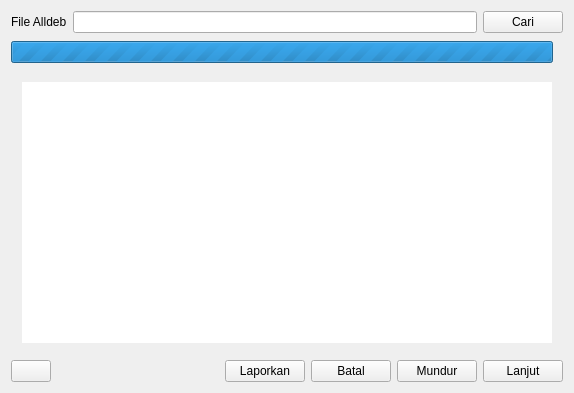
<?xml version="1.0" encoding="UTF-8"?>
<ui version="4.0">
 <class>Dialog</class>
 <widget class="QDialog" name="Dialog">
  <property name="geometry">
   <rect>
    <x>0</x>
    <y>0</y>
    <width>574</width>
    <height>393</height>
   </rect>
  </property>
  <property name="windowTitle">
   <string>AllDebInstaller</string>
  </property>
  <property name="windowIcon">
   <iconset resource="../assets/icon.qrc">
    <normaloff>:/icon.svg</normaloff>:/icon.svg</iconset>
  </property>
  <layout class="QGridLayout" name="gridLayout">
   <item row="1" column="0">
    <layout class="QHBoxLayout" name="horizontalLayout_4">
     <item>
      <widget class="QProgressBar" name="progressBar">
       <property name="maximum">
        <number>0</number>
       </property>
       <property name="textVisible">
        <bool>false</bool>
       </property>
      </widget>
     </item>
     <item>
      <spacer name="verticalSpacer">
       <property name="orientation">
        <enum>Qt::Vertical</enum>
       </property>
       <property name="sizeType">
        <enum>QSizePolicy::Fixed</enum>
       </property>
       <property name="sizeHint" stdset="0">
        <size>
         <width>10</width>
         <height>26</height>
        </size>
       </property>
      </spacer>
     </item>
    </layout>
   </item>
   <item row="2" column="0">
    <widget class="QStackedWidget" name="stackedWidget">
     <property name="currentIndex">
      <number>0</number>
     </property>
     <widget class="QWidget" name="page">
      <layout class="QGridLayout" name="gridLayout_3">
       <item row="0" column="0" colspan="2">
        <widget class="QTextEdit" name="textEdit">
         <property name="frameShape">
          <enum>QFrame::NoFrame</enum>
         </property>
         <property name="frameShadow">
          <enum>QFrame::Plain</enum>
         </property>
         <property name="readOnly">
          <bool>true</bool>
         </property>
         <property name="textInteractionFlags">
          <set>Qt::NoTextInteraction</set>
         </property>
        </widget>
       </item>
      </layout>
     </widget>
     <widget class="QWidget" name="page_2">
      <layout class="QVBoxLayout" name="verticalLayout_2">
       <item>
        <widget class="QLabel" name="label">
         <property name="text">
          <string>Isi dari file Alldeb termasuk dependensinya. Pastikanlah bahwa md5sum benar.</string>
         </property>
         <property name="wordWrap">
          <bool>true</bool>
         </property>
        </widget>
       </item>
       <item>
        <widget class="QListWidget" name="daftarPaket">
         <property name="frameShape">
          <enum>QFrame::NoFrame</enum>
         </property>
         <property name="frameShadow">
          <enum>QFrame::Plain</enum>
         </property>
        </widget>
       </item>
       <item>
        <layout class="QHBoxLayout" name="horizontalLayout_6">
         <item>
          <widget class="QLabel" name="labelJumlah">
           <property name="sizePolicy">
            <sizepolicy hsizetype="Fixed" vsizetype="Preferred">
             <horstretch>0</horstretch>
             <verstretch>0</verstretch>
            </sizepolicy>
           </property>
           <property name="text">
            <string>Total</string>
           </property>
          </widget>
         </item>
         <item>
          <widget class="QLabel" name="labelJumlahNilai">
           <property name="minimumSize">
            <size>
             <width>20</width>
             <height>0</height>
            </size>
           </property>
           <property name="maximumSize">
            <size>
             <width>42</width>
             <height>20</height>
            </size>
           </property>
           <property name="text">
            <string notr="true"/>
           </property>
          </widget>
         </item>
         <item>
          <widget class="QLabel" name="labelUkuran">
           <property name="sizePolicy">
            <sizepolicy hsizetype="Fixed" vsizetype="Preferred">
             <horstretch>0</horstretch>
             <verstretch>0</verstretch>
            </sizepolicy>
           </property>
           <property name="text">
            <string>Ukuran</string>
           </property>
          </widget>
         </item>
         <item>
          <widget class="QLabel" name="labelUkuranNilai">
           <property name="minimumSize">
            <size>
             <width>51</width>
             <height>0</height>
            </size>
           </property>
           <property name="text">
            <string notr="true"/>
           </property>
          </widget>
         </item>
         <item>
          <widget class="QLabel" name="labelMd5">
           <property name="sizePolicy">
            <sizepolicy hsizetype="Fixed" vsizetype="Preferred">
             <horstretch>0</horstretch>
             <verstretch>0</verstretch>
            </sizepolicy>
           </property>
           <property name="text">
            <string>md5sum:</string>
           </property>
          </widget>
         </item>
         <item>
          <widget class="QLabel" name="labelMd5Nilai">
           <property name="minimumSize">
            <size>
             <width>264</width>
             <height>0</height>
            </size>
           </property>
           <property name="text">
            <string notr="true"/>
           </property>
          </widget>
         </item>
        </layout>
       </item>
      </layout>
     </widget>
     <widget class="QWidget" name="page_3">
      <layout class="QVBoxLayout" name="verticalLayout">
       <item>
        <widget class="QLabel" name="label_2">
         <property name="text">
          <string>Klik tombol Instal untuk mulai menginstal file DEB</string>
         </property>
        </widget>
       </item>
       <item>
        <widget class="QLabel" name="labelPesan">
         <property name="text">
          <string notr="true"/>
         </property>
         <property name="wordWrap">
          <bool>true</bool>
         </property>
        </widget>
       </item>
       <item>
        <layout class="QHBoxLayout" name="horizontalLayout_3">
         <item>
          <widget class="QPushButton" name="btnDetil">
           <property name="text">
            <string>Detil</string>
           </property>
           <property name="checkable">
            <bool>true</bool>
           </property>
          </widget>
         </item>
         <item>
          <spacer name="horizontalSpacer">
           <property name="orientation">
            <enum>Qt::Horizontal</enum>
           </property>
           <property name="sizeHint" stdset="0">
            <size>
             <width>40</width>
             <height>20</height>
            </size>
           </property>
          </spacer>
         </item>
        </layout>
       </item>
       <item>
        <layout class="QHBoxLayout" name="horizontalLayout_5">
         <item>
          <widget class="QPlainTextEdit" name="infoPaket">
           <property name="frameShape">
            <enum>QFrame::NoFrame</enum>
           </property>
           <property name="frameShadow">
            <enum>QFrame::Plain</enum>
           </property>
           <property name="tabChangesFocus">
            <bool>true</bool>
           </property>
           <property name="readOnly">
            <bool>true</bool>
           </property>
           <property name="textInteractionFlags">
            <set>Qt::NoTextInteraction</set>
           </property>
          </widget>
         </item>
         <item>
          <spacer name="verticalSpacer_2">
           <property name="orientation">
            <enum>Qt::Vertical</enum>
           </property>
           <property name="sizeHint" stdset="0">
            <size>
             <width>20</width>
             <height>168</height>
            </size>
           </property>
          </spacer>
         </item>
        </layout>
       </item>
       <item>
        <widget class="QLabel" name="labelStatus">
         <property name="text">
          <string notr="true"/>
         </property>
         <property name="wordWrap">
          <bool>true</bool>
         </property>
        </widget>
       </item>
      </layout>
     </widget>
    </widget>
   </item>
   <item row="0" column="0">
    <layout class="QHBoxLayout" name="horizontalLayout_2">
     <item>
      <widget class="QLabel" name="labelPilih">
       <property name="text">
        <string>File Alldeb</string>
       </property>
      </widget>
     </item>
     <item>
      <widget class="QLineEdit" name="tempatFile">
       <property name="sizePolicy">
        <sizepolicy hsizetype="Expanding" vsizetype="Fixed">
         <horstretch>0</horstretch>
         <verstretch>0</verstretch>
        </sizepolicy>
       </property>
       <property name="minimumSize">
        <size>
         <width>221</width>
         <height>0</height>
        </size>
       </property>
       <property name="text">
        <string notr="true"/>
       </property>
       <property name="readOnly">
        <bool>true</bool>
       </property>
      </widget>
     </item>
     <item>
      <widget class="QPushButton" name="btnCariFile">
       <property name="text">
        <string>Cari</string>
       </property>
      </widget>
     </item>
    </layout>
   </item>
   <item row="3" column="0">
    <layout class="QHBoxLayout" name="horizontalLayout">
     <item>
      <widget class="QPushButton" name="btnInfo">
       <property name="sizePolicy">
        <sizepolicy hsizetype="Fixed" vsizetype="Fixed">
         <horstretch>0</horstretch>
         <verstretch>0</verstretch>
        </sizepolicy>
       </property>
       <property name="text">
        <string notr="true"/>
       </property>
       <property name="icon">
        <iconset theme="preferences-other">
         <normaloff/>
        </iconset>
       </property>
      </widget>
     </item>
     <item>
      <spacer name="horizontalSpacer_3">
       <property name="orientation">
        <enum>Qt::Horizontal</enum>
       </property>
       <property name="sizeHint" stdset="0">
        <size>
         <width>52</width>
         <height>20</height>
        </size>
       </property>
      </spacer>
     </item>
     <item>
      <widget class="QPushButton" name="btnReport">
       <property name="text">
        <string>Laporkan</string>
       </property>
      </widget>
     </item>
     <item>
      <widget class="QPushButton" name="btnKeluarProg">
       <property name="text">
        <string>Batal</string>
       </property>
       <property name="icon">
        <iconset theme="dialog-close">
         <normaloff/>
        </iconset>
       </property>
      </widget>
     </item>
     <item>
      <widget class="QPushButton" name="btnMundur">
       <property name="text">
        <string>Mundur</string>
       </property>
       <property name="icon">
        <iconset theme="go-previous">
         <normaloff/>
        </iconset>
       </property>
      </widget>
     </item>
     <item>
      <widget class="QPushButton" name="btnInstal">
       <property name="text">
        <string>Lanjut</string>
       </property>
       <property name="icon">
        <iconset theme="go-next">
         <normaloff/>
        </iconset>
       </property>
      </widget>
     </item>
    </layout>
   </item>
  </layout>
 </widget>
 <layoutdefault spacing="6" margin="11"/>
 <tabstops>
  <tabstop>tempatFile</tabstop>
  <tabstop>btnCariFile</tabstop>
  <tabstop>btnInstal</tabstop>
  <tabstop>btnMundur</tabstop>
  <tabstop>daftarPaket</tabstop>
 </tabstops>
 <resources>
  <include location="../assets/icon.qrc"/>
 </resources>
 <connections>
  <connection>
   <sender>btnDetil</sender>
   <signal>clicked(bool)</signal>
   <receiver>infoPaket</receiver>
   <slot>setVisible(bool)</slot>
   <hints>
    <hint type="sourcelabel">
     <x>74</x>
     <y>143</y>
    </hint>
    <hint type="destinationlabel">
     <x>73</x>
     <y>199</y>
    </hint>
   </hints>
  </connection>
 </connections>
</ui>
